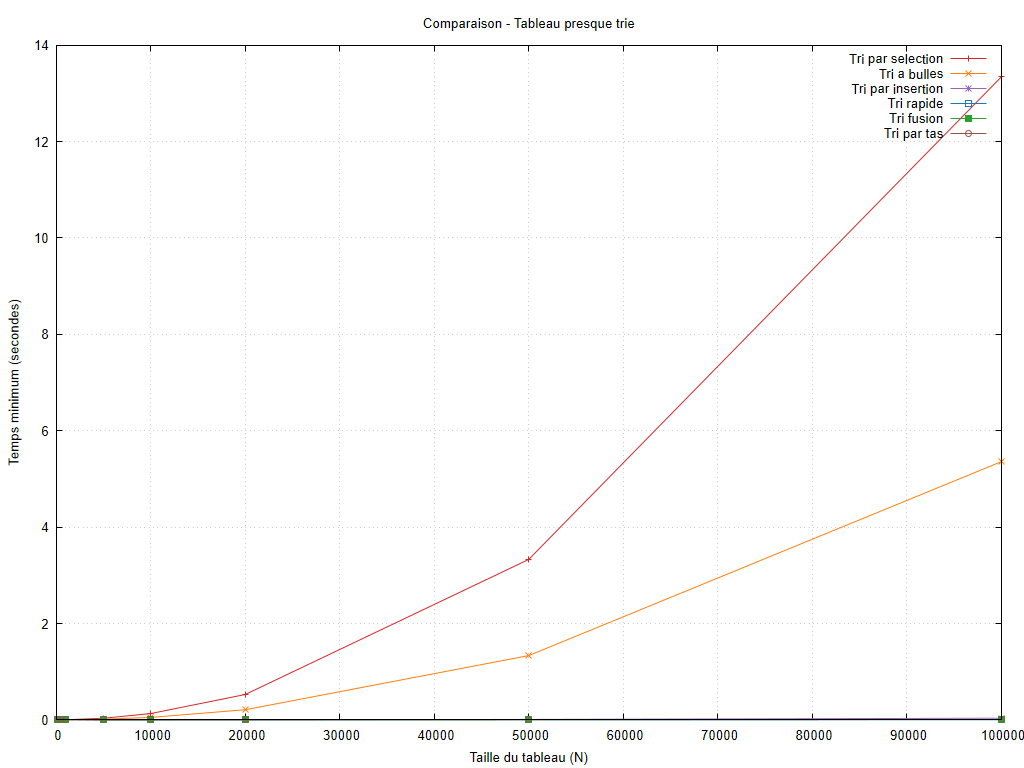

Write gnuplot code to recreate this figure.
set encoding utf8
set terminal pngcairo size 1024,768 font 'Arial,10'
set output 'graphiques/20261010_184935/configurations/presque_trie.png'
set datafile missing 'non_mesure'
set datafile separator ';'
set title 'Comparaison - Tableau presque trie'
set xlabel 'Taille du tableau (N)'
set ylabel 'Temps minimum (secondes)'
set grid
set yrange [0:*]
plot 'resultats/20261010_184935/presque_trie.csv' every ::1 using 1:2 title 'Tri par selection' with linespoints lc rgb '#d62728', 'resultats/20261010_184935/presque_trie.csv' every ::1 using 1:4 title 'Tri a bulles' with linespoints lc rgb '#ff7f0e', 'resultats/20261010_184935/presque_trie.csv' every ::1 using 1:6 title 'Tri par insertion' with linespoints lc rgb '#9467bd', 'resultats/20261010_184935/presque_trie.csv' every ::1 using 1:8 title 'Tri rapide' with linespoints lc rgb '#1f77b4', 'resultats/20261010_184935/presque_trie.csv' every ::1 using 1:10 title 'Tri fusion' with linespoints lc rgb '#2ca02c', 'resultats/20261010_184935/presque_trie.csv' every ::1 using 1:12 title 'Tri par tas' with linespoints lc rgb '#8c564b'
unset output
